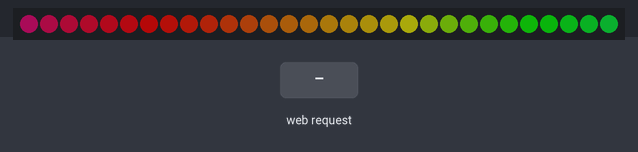
Bench run of a sketch on a simulated ESP8266 (NodeMCU). On the bench: 30 RGB LEDs in strip order, left to right. Inputs (shaded band) come from the test bench. Dim RGB values are drawn brighter than linear; WiFi joins after 1.5 s; servers stay silent unless stated; what the sketch prints to the serial monitor is not drawn.

Above: at 2.6 s.
2.8 s: HTTP request GET /brightness?q=1 received
At 3.22 s:
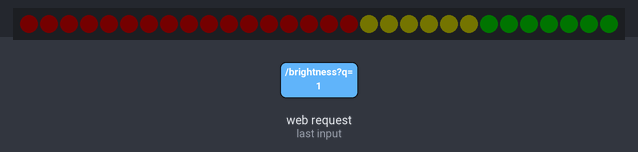
4.8 s: HTTP request GET /brightness?q=120&body=120 received
At 4.9 s:
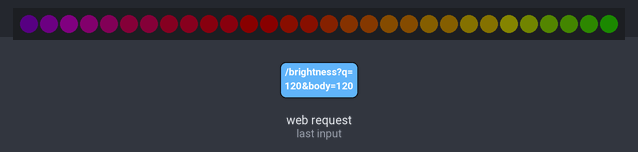
6.5 s: HTTP request GET /off received
At 7.4 s:
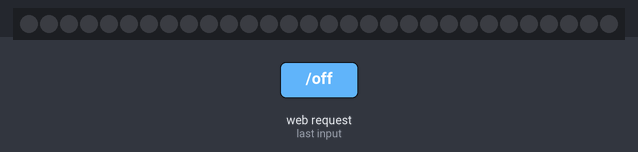
8.0 s: HTTP request GET / received
At 8.25 s:
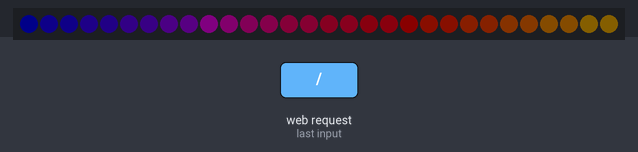
9.7 s: HTTP request GET /brightness?q=1&body=1 received
At 9.88 s:
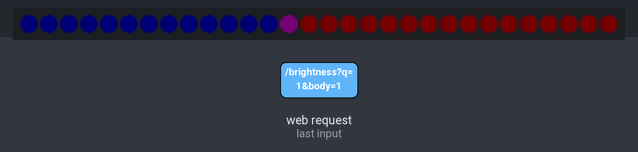
12.0 s: HTTP request GET /speed?q=1 received
At 12.78 s:
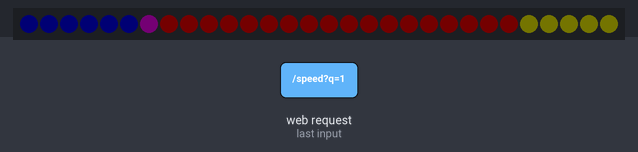

Measured:
- after the input at 2.8 s, the LEDs: first change at once (image 1 shows a later state)
- after the input at 4.8 s, the LEDs: first change at once (image 2 shows a later state)
- after the input at 6.5 s, the LEDs: change at once (image 3)
- after the input at 8.0 s, the LEDs: first change at once (image 4 shows a later state)
- after the input at 9.7 s, the LEDs: change at once (image 5)
- after the input at 12.0 s, the LEDs: first change at once (image 6 shows a later state)

The sketch:

led_light_controller.ino
```cpp
enum ledColorEnum {
  off = 0, red = 1, green = 2, blue = 3, purple = 4, plum = 5
};

void setup() {
  // Serial port for debugging purposes
  Serial.begin(115200);

  setupWifi();
  setupHttp();
  setupLed();
}

void loop() {
  loopLed();
}

void ledTestResponse(bool turnOff) {
  if (turnOff) {
    ledTurnOffAll();
  } else {
    ledTurnOnAll();
  }
}
```

example.WiFiCredentials.h
```cpp
// Rename to WiFiCredentials.h and change credentials.

#define SSID "Network"
#define PASSWORD "Password"
```

http.ino
```cpp
#include "ESPAsyncWebServer.h"
#include <ArduinoJson.h>

StaticJsonDocument<200> doc;

AsyncWebServer server(80);

void setupHttp() {

  server.on("/off", HTTP_GET, [](AsyncWebServerRequest *request) {
    Serial.println("http request - lights off");
    request->send_P(200, "text/plain", "hello world");
    ledTestResponse(true);
  });

  server.on("/", HTTP_GET, [](AsyncWebServerRequest *request) {
    Serial.println("http request - lights on");
    request->send_P(200, "text/plain", "hello world");
    ledTestResponse(false);
  });

  serverSetBrightness();
  serverSetSpeed();
  serverSetColours();
  serverSetLights();

  DefaultHeaders::Instance().addHeader("Access-Control-Allow-Origin", "*");

  // Start server
  server.begin();
}

bool httpProcessJsonData(String json) {

  DeserializationError error = deserializeJson(doc, json);
  if (error) {
    Serial.print(F("deserializeJson() failed: "));
    Serial.println(error.f_str());
    return false;
  }

  return true;
}

void serverSetBrightness() {
  server.on("/brightness", HTTP_GET, [](AsyncWebServerRequest *request){

    int paramsNr = request->params();
    Serial.println(paramsNr);


    if (request->hasParam("q")) {
      String valueStr = request->getParam("q")->value();
      int brightness = valueStr.toInt();
      ledSetBrightness(brightness);
    }


    for(int i=0;i<paramsNr;i++){

        AsyncWebParameter* p = request->getParam(i);
        Serial.print("Param name: ");
        Serial.println(p->name());
        Serial.print("Param value: ");
        Serial.println(p->value());
        Serial.println("------");
    }

    request->send(200, "text/plain", "message received");
  });


}

void serverSetSpeed() {
  server.on("/speed", HTTP_GET, [](AsyncWebServerRequest *request){
    if (request->hasParam("q")) {
      String valueStr = request->getParam("q")->value();
      int speed = valueStr.toInt();
      ledSetSpeed(speed);
    }
    request->send(200, "text/plain", "message received");
  });


}

void serverSetLights() {
  server.on("/set/light", HTTP_POST, [](AsyncWebServerRequest *request) {
    request->send_P(200, "text/plain", "hello world");

    if (request->hasArg("body")) {
      String json = request->arg("body");

      bool success = httpProcessJsonData(json);
      if (success) {
        int light = doc["light"];
        int colour = doc["colour"];
        ledColorEnum colourEnum = static_cast<ledColorEnum>(colour);
        ledSetLightColour(light, colourEnum);
      }
    }
  });
}

void serverSetColours() {
  server.on("/set/lights", HTTP_POST, [](AsyncWebServerRequest *request) {
    request->send_P(200, "text/plain", "hello world");
    if (request->hasArg("body")) {
      String json = request->arg("body");

      bool success = httpProcessJsonData(json);
      if (success) {
        int colour = doc["colour"];
        ledColorEnum colourEnum = static_cast<ledColorEnum>(colour);
        ledSetColour(colourEnum);
      }
    }
  });
}
```

led.ino
```cpp
/*****************  NEEDED TO MAKE NODEMCU WORK ***************************/
#define FASTLED_INTERRUPT_RETRY_COUNT 0
#define FASTLED_ESP8266_RAW_PIN_ORDER

#include <FastLED.h>

#define NUM_LEDS 30

CRGB leds[NUM_LEDS];

const int ledPin = 4; //marked as D2 on the board

bool inverse = false;
bool _override = false;

// between 1 and 100
int _brightness = 50;

// Between 1 and 5.
int _speed = 3;

void setupLed() {
  FastLED.addLeds<WS2812B, ledPin, GRB>(leds, NUM_LEDS);
}

void loopLed() {
  if (!_override) {
    ledLoopAmbientLight();
  }

  FastLED.show();
}

void ledTurnOffAll() {
  _override = true;

  for (int i = 0; i < NUM_LEDS; i++) {
    leds[i] = CHSV(100, 100, 0);
  }

  Serial.println("led - lights off");
}

void ledTurnOnAll() {
  _override = false;

  for (int i = 0; i < NUM_LEDS; i++) {
    leds[i] = CHSV(100, 100, 100);
  }

  Serial.println("led - lights on");
}

struct CRGB getColour(ledColorEnum colourString) {
  CRGB colour = CRGB(0, 0, 0);

  switch (colourString) {
    case off:
      Serial.println("case off");
      colour = CRGB(0, 0, 0);
      break;
    case red:
      Serial.println("case red");
      colour = CRGB::Red;
      break;
    case green:
      Serial.println("case green");
      colour = CRGB(0, 255, 0);
      break;
    case blue :
      Serial.println("case blue");
      colour = CRGB(0, 0, 255);
      break;
    case purple :
      Serial.println("case purple");
      colour = CRGB::Purple;
      break;
    case plum :
      Serial.println("case plum");
      colour = CRGB::Plum;
      break;
  }

  return colour;
}


void ledSetBrightness(int value) {
  _brightness = value;
}

void ledSetSpeed(int value) {
  _speed = value;
}


void ledSetColour(ledColorEnum colourString) {
  _override = true;

  CRGB colour = getColour(colourString);
  for (int i = 0; i < NUM_LEDS; i++) {
    leds[i] = colour;
  }
}

void ledSetLightColour(int light, ledColorEnum colourString) {
  // Check light exists.
  if (light >= NUM_LEDS) {
    return;
  }

  _override = true;

  CRGB colour = getColour(colourString);
  leds[light] = colour;
}

void ledLoopAmbientLight() {
  unsigned long currentMillis = millis();
  float offset = 250 * _speed;
  float totalOffset = offset * NUM_LEDS;

  int intervals = std::floor(currentMillis / totalOffset);
  inverse = (intervals % 2 == 0);

  // Restart the loop.
  while (currentMillis > totalOffset) {
    currentMillis = currentMillis - totalOffset;
  }

  float progress = (float) currentMillis / totalOffset;
  if (inverse) {
    progress = (float) (totalOffset - currentMillis) / totalOffset;
  }

  float hue = progress * 255;
  float brightness = _brightness;
  float three = progress * 255;

  for (int i = 0; i < NUM_LEDS; i++) {
    leds[i] = CHSV(hue + (i * 5), 200, brightness / 100 * 255);
  }
}
```

wifi.ino
```cpp
// Import required libraries
#include <ESP8266WiFi.h>
#include "WiFiCredentials.h"

void setupWifi() {

  Serial.println();

  WiFi.setSleepMode(WIFI_NONE_SLEEP);
  WiFi.mode(WIFI_STA);


  Serial.println();
  Serial.print("Connecting to ");
  Serial.println(SSID);

  WiFi.begin(SSID, PASSWORD);

  while (WiFi.status() != WL_CONNECTED) {
    delay(500);
    Serial.print(".");
  }

  Serial.println("");
  Serial.println("WiFi connected");
  Serial.println("IP address: ");
  Serial.println(WiFi.localIP());
}
```
